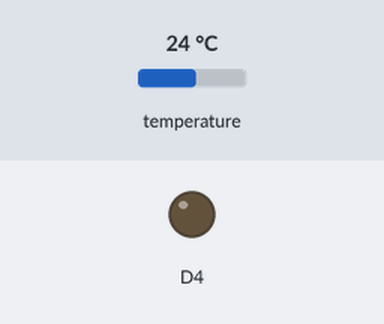
Bench run of a sketch on a simulated ESP8266 (NodeMCU). On the bench: output pins drawn as LEDs (lit = HIGH). The inputs (shaded band) are chosen by the test bench; at power-on: temperature 24 °C. Storage starts empty.

Above: at 1.5 s.
At 4.8 s:
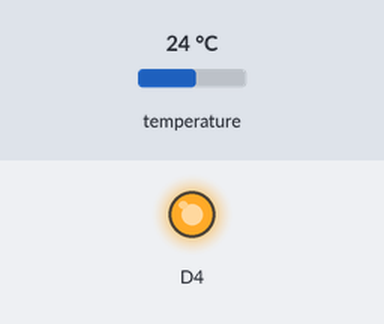
Timing chart, 0 to 8.8 s (numbered marks = the images above):
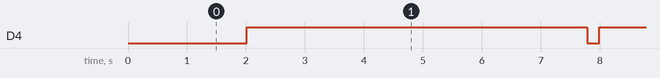

Measured:
- by itself, D4: alternates HIGH for 5.8 s and LOW for 0.20 s

The sketch:

NODEMCU_dallas_ds_18b20_tarjetas_SD_SPI.ino
```cpp
// https://programarfacil.com/blog/arduino-blog/ds18b20-sensor-temperatura-arduino/
// https://www.instructables.com/id/SD-Card-Module-With-ESP8266/

// Importante: con NodeMCU , la tarjeta funciona a 5V. Conectarla a Vin siestá conectada a un ordenador.

#include <SD.h> // tarjetas SD
// #include <SPI.h>
#include <OneWire.h> //Se importan las librerías
#include <DallasTemperature.h>

#define Pin D2
//Se declara el pin donde se conectará la DATA

OneWire ourWire(Pin); //Se establece el pin declarado como bus para la comunicación OneWire
DallasTemperature sensors(&ourWire); //Se instancia la librería DallasTemperature

#define miPIN  D8
// Por el que se comunica con la tarjeta

File miFichero;

String dato =""; // cadena vacía ocn los datos
String nomFichero = "temperaturas.csv"; // tiene que ser del tipo 8.3

long tiempo=0;
int cada = 5000 ;// tiempo en milisegundos
float sensorValue =0.0; // valor del sensor

int contar=0;

void setup() {
  pinMode(2, OUTPUT);     // Initialize the LED_BUILTIN pin
  delay(1000);
  // Serial.begin(9600);
  sensors.begin(); //Se inician los sensores

}


void loop() {

  if (contar==0) {
    if (!SD.begin(miPIN)) { // Pin por el que se comunica con la tarjeta
        // Serial.println("La tarjeta está fallando");
        // don't do anything more:
        return;
      }

    // Serial.println("tarjeta inicializada.");
    contar =1;

    // Si el fichero existe, lo borra
    // Así lo puedo usar indefinidamente con el mismo nombre
    if (SD.exists(nomFichero)) {
      // Serial.println("El fichero "+nomFichero+" ya existe. Lo borro.");
      SD.remove(nomFichero);
    }

  }

  tiempo = millis();

  sensors.requestTemperatures(); //Prepara el sensor para la lectura

  // Del primer sensor, índice cero. Se pueden conectar más.
  sensorValue = sensors.getTempCByIndex(0);
  // Serial.print(sensorValue); //Se lee e imprime la temperatura en grados Celsius
  // Serial.println(" grados Centigrados");
  // Serial.print(sensors.getTempFByIndex(0)); //Se lee e imprime la temperatura en grados Fahrenheit
  // Serial.println(" grados Fahrenheit");

  dato = String(tiempo)+"; "+String(sensorValue);
  dato.replace('.', ','); // por si necesito la coma decimal y no el punto...

  // print out the value you read:
  // Serial.println(dato+ " ºC");

  // Escribir valor en la tarjeta
  escribir(miFichero,dato);
  digitalWrite(2, HIGH);
  delay(cada); //Se provoca un lapso de 1 segundo antes de la próxima lectura

}


// ********************************************
// funciones
// ********************************************

// F1) Función que escribe un dato en la tarjeta
int escribir(File fic, String valor) {

  // Abre el fichero en modo de escritura
  fic = SD.open(nomFichero, FILE_WRITE);

  // if the file is available, write to it:
  if (fic) {
    fic.println(valor);
    fic.close();
    // Encendido del LED
    digitalWrite(2, LOW); // Se activa por lógica negativa
    delay(200);
  }
  // if the file isn't open, pop up an error:
  else {
    // Serial.println("error opening temp.csv");
  }

}
```
